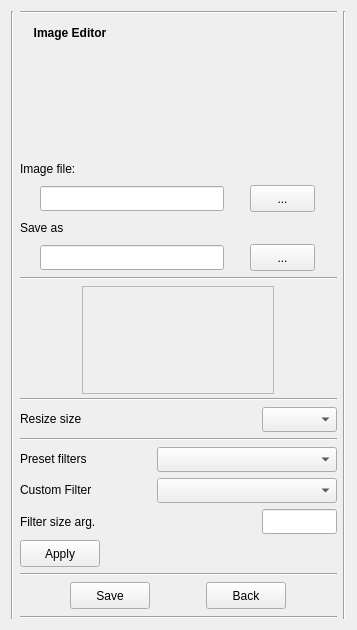
<?xml version="1.0" encoding="UTF-8"?>
<ui version="4.0">
 <class>ImageEditor</class>
 <widget class="QWidget" name="ImageEditor">
  <property name="geometry">
   <rect>
    <x>0</x>
    <y>0</y>
    <width>357</width>
    <height>630</height>
   </rect>
  </property>
  <property name="sizePolicy">
   <sizepolicy hsizetype="Fixed" vsizetype="Fixed">
    <horstretch>0</horstretch>
    <verstretch>0</verstretch>
   </sizepolicy>
  </property>
  <property name="minimumSize">
   <size>
    <width>357</width>
    <height>630</height>
   </size>
  </property>
  <property name="maximumSize">
   <size>
    <width>357</width>
    <height>630</height>
   </size>
  </property>
  <property name="windowTitle">
   <string>𝕀mage𝔼vo</string>
  </property>
  <layout class="QHBoxLayout" name="horizontalLayout_18">
   <property name="spacing">
    <number>6</number>
   </property>
   <property name="sizeConstraint">
    <enum>QLayout::SetNoConstraint</enum>
   </property>
   <item>
    <widget class="Line" name="line_9">
     <property name="orientation">
      <enum>Qt::Vertical</enum>
     </property>
    </widget>
   </item>
   <item>
    <layout class="QHBoxLayout" name="horizontalLayout_4">
     <item>
      <layout class="QVBoxLayout" name="verticalLayout_8" stretch="0,0,0,0,0,0,0,0,0,0,0,0,0,0,0,0,0,0,0,0,0">
       <property name="spacing">
        <number>6</number>
       </property>
       <item>
        <widget class="Line" name="line_3">
         <property name="orientation">
          <enum>Qt::Horizontal</enum>
         </property>
        </widget>
       </item>
       <item>
        <layout class="QHBoxLayout" name="horizontalLayout_27">
         <item>
          <widget class="QLabel" name="image_editor_label">
           <property name="sizePolicy">
            <sizepolicy hsizetype="Fixed" vsizetype="Fixed">
             <horstretch>100</horstretch>
             <verstretch>27</verstretch>
            </sizepolicy>
           </property>
           <property name="minimumSize">
            <size>
             <width>100</width>
             <height>27</height>
            </size>
           </property>
           <property name="text">
            <string>&lt;html&gt;&lt;head/&gt;&lt;body&gt;&lt;p&gt;&lt;span style=&quot; font-weight:600;&quot;&gt;Image Editor&lt;/span&gt;&lt;/p&gt;&lt;/body&gt;&lt;/html&gt;</string>
           </property>
           <property name="alignment">
            <set>Qt::AlignCenter</set>
           </property>
          </widget>
         </item>
         <item>
          <spacer name="horizontalSpacer_3">
           <property name="orientation">
            <enum>Qt::Horizontal</enum>
           </property>
           <property name="sizeType">
            <enum>QSizePolicy::Expanding</enum>
           </property>
           <property name="sizeHint" stdset="0">
            <size>
             <width>40</width>
             <height>20</height>
            </size>
           </property>
          </spacer>
         </item>
        </layout>
       </item>
       <item>
        <layout class="QHBoxLayout" name="horizontalLayout">
         <item>
          <spacer name="horizontalSpacer_4">
           <property name="orientation">
            <enum>Qt::Horizontal</enum>
           </property>
           <property name="sizeHint" stdset="0">
            <size>
             <width>40</width>
             <height>20</height>
            </size>
           </property>
          </spacer>
         </item>
         <item>
          <widget class="QLabel" name="img_widget_2">
           <property name="sizePolicy">
            <sizepolicy hsizetype="Fixed" vsizetype="Fixed">
             <horstretch>0</horstretch>
             <verstretch>0</verstretch>
            </sizepolicy>
           </property>
           <property name="minimumSize">
            <size>
             <width>100</width>
             <height>100</height>
            </size>
           </property>
           <property name="maximumSize">
            <size>
             <width>100</width>
             <height>100</height>
            </size>
           </property>
           <property name="text">
            <string/>
           </property>
           <property name="pixmap">
            <pixmap>../img/gfx/paint_img.svg</pixmap>
           </property>
           <property name="scaledContents">
            <bool>true</bool>
           </property>
          </widget>
         </item>
         <item>
          <spacer name="horizontalSpacer_8">
           <property name="orientation">
            <enum>Qt::Horizontal</enum>
           </property>
           <property name="sizeHint" stdset="0">
            <size>
             <width>40</width>
             <height>20</height>
            </size>
           </property>
          </spacer>
         </item>
        </layout>
       </item>
       <item>
        <layout class="QHBoxLayout" name="horizontalLayout_29">
         <item>
          <widget class="QLabel" name="input_folder_label">
           <property name="sizePolicy">
            <sizepolicy hsizetype="Fixed" vsizetype="Fixed">
             <horstretch>0</horstretch>
             <verstretch>0</verstretch>
            </sizepolicy>
           </property>
           <property name="toolTip">
            <string>The input file path (supported types: jpg, jpeg, jpe, jfif, png)</string>
           </property>
           <property name="text">
            <string>Image file:</string>
           </property>
          </widget>
         </item>
         <item>
          <spacer name="horizontalSpacer_11">
           <property name="orientation">
            <enum>Qt::Horizontal</enum>
           </property>
           <property name="sizeHint" stdset="0">
            <size>
             <width>40</width>
             <height>20</height>
            </size>
           </property>
          </spacer>
         </item>
        </layout>
       </item>
       <item>
        <layout class="QHBoxLayout" name="horizontalLayout_28">
         <item>
          <widget class="QLineEdit" name="input_file_line_edit">
           <property name="sizePolicy">
            <sizepolicy hsizetype="Fixed" vsizetype="Fixed">
             <horstretch>0</horstretch>
             <verstretch>0</verstretch>
            </sizepolicy>
           </property>
           <property name="minimumSize">
            <size>
             <width>184</width>
             <height>25</height>
            </size>
           </property>
           <property name="maximumSize">
            <size>
             <width>184</width>
             <height>25</height>
            </size>
           </property>
           <property name="toolTip">
            <string>The input file path (supported types: jpg, jpeg, jpe, jfif, png)</string>
           </property>
           <property name="text">
            <string/>
           </property>
           <property name="alignment">
            <set>Qt::AlignLeading|Qt::AlignLeft|Qt::AlignVCenter</set>
           </property>
          </widget>
         </item>
         <item>
          <widget class="QToolButton" name="input_file_browser">
           <property name="minimumSize">
            <size>
             <width>65</width>
             <height>27</height>
            </size>
           </property>
           <property name="maximumSize">
            <size>
             <width>65</width>
             <height>27</height>
            </size>
           </property>
           <property name="toolTip">
            <string>Browse for input file (supported types: jpg, jpeg, jpe, jfif, png)</string>
           </property>
           <property name="text">
            <string>...</string>
           </property>
          </widget>
         </item>
        </layout>
       </item>
       <item>
        <layout class="QHBoxLayout" name="horizontalLayout_55">
         <item>
          <widget class="QLabel" name="save_as_label">
           <property name="sizePolicy">
            <sizepolicy hsizetype="Fixed" vsizetype="Fixed">
             <horstretch>0</horstretch>
             <verstretch>0</verstretch>
            </sizepolicy>
           </property>
           <property name="toolTip">
            <string>The folder in which to output images</string>
           </property>
           <property name="text">
            <string>Save as</string>
           </property>
          </widget>
         </item>
         <item>
          <spacer name="horizontalSpacer_14">
           <property name="orientation">
            <enum>Qt::Horizontal</enum>
           </property>
           <property name="sizeHint" stdset="0">
            <size>
             <width>40</width>
             <height>20</height>
            </size>
           </property>
          </spacer>
         </item>
        </layout>
       </item>
       <item>
        <layout class="QHBoxLayout" name="horizontalLayout_56">
         <item>
          <widget class="QLineEdit" name="save_as_line_edit">
           <property name="sizePolicy">
            <sizepolicy hsizetype="Fixed" vsizetype="Fixed">
             <horstretch>0</horstretch>
             <verstretch>0</verstretch>
            </sizepolicy>
           </property>
           <property name="minimumSize">
            <size>
             <width>184</width>
             <height>25</height>
            </size>
           </property>
           <property name="maximumSize">
            <size>
             <width>184</width>
             <height>25</height>
            </size>
           </property>
           <property name="toolTip">
            <string>&lt;html&gt;&lt;head/&gt;&lt;body&gt;&lt;p&gt;Where should the edited image be saved?&lt;/p&gt;&lt;/body&gt;&lt;/html&gt;</string>
           </property>
           <property name="text">
            <string/>
           </property>
           <property name="alignment">
            <set>Qt::AlignLeading|Qt::AlignLeft|Qt::AlignVCenter</set>
           </property>
          </widget>
         </item>
         <item>
          <widget class="QToolButton" name="save_as_browser">
           <property name="minimumSize">
            <size>
             <width>65</width>
             <height>27</height>
            </size>
           </property>
           <property name="maximumSize">
            <size>
             <width>65</width>
             <height>27</height>
            </size>
           </property>
           <property name="toolTip">
            <string>&lt;html&gt;&lt;head/&gt;&lt;body&gt;&lt;p&gt;Where should the edited image be saved?&lt;/p&gt;&lt;/body&gt;&lt;/html&gt;</string>
           </property>
           <property name="text">
            <string>...</string>
           </property>
          </widget>
         </item>
        </layout>
       </item>
       <item>
        <widget class="Line" name="line_2">
         <property name="orientation">
          <enum>Qt::Horizontal</enum>
         </property>
        </widget>
       </item>
       <item>
        <layout class="QHBoxLayout" name="horizontalLayout_51">
         <item>
          <widget class="QFrame" name="frame">
           <property name="minimumSize">
            <size>
             <width>192</width>
             <height>108</height>
            </size>
           </property>
           <property name="maximumSize">
            <size>
             <width>192</width>
             <height>108</height>
            </size>
           </property>
           <property name="frameShape">
            <enum>QFrame::StyledPanel</enum>
           </property>
           <property name="frameShadow">
            <enum>QFrame::Plain</enum>
           </property>
           <property name="lineWidth">
            <number>5</number>
           </property>
           <property name="midLineWidth">
            <number>3</number>
           </property>
           <widget class="QLabel" name="img_widget">
            <property name="geometry">
             <rect>
              <x>0</x>
              <y>0</y>
              <width>192</width>
              <height>108</height>
             </rect>
            </property>
            <property name="text">
             <string/>
            </property>
            <property name="alignment">
             <set>Qt::AlignCenter</set>
            </property>
           </widget>
          </widget>
         </item>
        </layout>
       </item>
       <item>
        <widget class="Line" name="line_5">
         <property name="orientation">
          <enum>Qt::Horizontal</enum>
         </property>
        </widget>
       </item>
       <item>
        <layout class="QHBoxLayout" name="horizontalLayout_6">
         <item>
          <widget class="QLabel" name="select_size_label">
           <property name="sizePolicy">
            <sizepolicy hsizetype="Fixed" vsizetype="Fixed">
             <horstretch>0</horstretch>
             <verstretch>0</verstretch>
            </sizepolicy>
           </property>
           <property name="minimumSize">
            <size>
             <width>80</width>
             <height>0</height>
            </size>
           </property>
           <property name="maximumSize">
            <size>
             <width>80</width>
             <height>16777215</height>
            </size>
           </property>
           <property name="text">
            <string>Resize size</string>
           </property>
          </widget>
         </item>
         <item>
          <spacer name="horizontalSpacer_6">
           <property name="orientation">
            <enum>Qt::Horizontal</enum>
           </property>
           <property name="sizeType">
            <enum>QSizePolicy::Expanding</enum>
           </property>
           <property name="sizeHint" stdset="0">
            <size>
             <width>94</width>
             <height>20</height>
            </size>
           </property>
          </spacer>
         </item>
         <item>
          <widget class="QComboBox" name="size_dropdown">
           <property name="sizePolicy">
            <sizepolicy hsizetype="Fixed" vsizetype="Fixed">
             <horstretch>0</horstretch>
             <verstretch>0</verstretch>
            </sizepolicy>
           </property>
           <property name="minimumSize">
            <size>
             <width>75</width>
             <height>25</height>
            </size>
           </property>
           <property name="maximumSize">
            <size>
             <width>75</width>
             <height>25</height>
            </size>
           </property>
           <property name="toolTip">
            <string>&lt;html&gt;&lt;head/&gt;&lt;body&gt;&lt;p&gt;The length of the largest image dimension in pixels. Each size corresponds easily to bit lengths.&lt;/p&gt;&lt;/body&gt;&lt;/html&gt;</string>
           </property>
          </widget>
         </item>
        </layout>
       </item>
       <item>
        <widget class="Line" name="line_4">
         <property name="orientation">
          <enum>Qt::Horizontal</enum>
         </property>
        </widget>
       </item>
       <item>
        <layout class="QHBoxLayout" name="horizontalLayout_10">
         <item>
          <widget class="QLabel" name="preset_filter_label">
           <property name="sizePolicy">
            <sizepolicy hsizetype="Fixed" vsizetype="Fixed">
             <horstretch>0</horstretch>
             <verstretch>0</verstretch>
            </sizepolicy>
           </property>
           <property name="minimumSize">
            <size>
             <width>80</width>
             <height>0</height>
            </size>
           </property>
           <property name="maximumSize">
            <size>
             <width>80</width>
             <height>16777215</height>
            </size>
           </property>
           <property name="text">
            <string>Preset filters</string>
           </property>
          </widget>
         </item>
         <item>
          <spacer name="horizontalSpacer_9">
           <property name="orientation">
            <enum>Qt::Horizontal</enum>
           </property>
           <property name="sizeType">
            <enum>QSizePolicy::Expanding</enum>
           </property>
           <property name="sizeHint" stdset="0">
            <size>
             <width>94</width>
             <height>20</height>
            </size>
           </property>
          </spacer>
         </item>
         <item>
          <widget class="QComboBox" name="preset_filter_dropdown">
           <property name="sizePolicy">
            <sizepolicy hsizetype="Fixed" vsizetype="Fixed">
             <horstretch>0</horstretch>
             <verstretch>0</verstretch>
            </sizepolicy>
           </property>
           <property name="minimumSize">
            <size>
             <width>180</width>
             <height>25</height>
            </size>
           </property>
           <property name="maximumSize">
            <size>
             <width>180</width>
             <height>25</height>
            </size>
           </property>
           <property name="toolTip">
            <string>&lt;html&gt;&lt;head/&gt;&lt;body&gt;&lt;p&gt;Preset Python PIL filters.&lt;/p&gt;&lt;/body&gt;&lt;/html&gt;</string>
           </property>
          </widget>
         </item>
        </layout>
       </item>
       <item>
        <layout class="QHBoxLayout" name="horizontalLayout_8">
         <item>
          <widget class="QLabel" name="filter_label">
           <property name="sizePolicy">
            <sizepolicy hsizetype="Fixed" vsizetype="Fixed">
             <horstretch>0</horstretch>
             <verstretch>0</verstretch>
            </sizepolicy>
           </property>
           <property name="minimumSize">
            <size>
             <width>100</width>
             <height>0</height>
            </size>
           </property>
           <property name="maximumSize">
            <size>
             <width>100</width>
             <height>16777215</height>
            </size>
           </property>
           <property name="text">
            <string>Custom Filter</string>
           </property>
          </widget>
         </item>
         <item>
          <spacer name="horizontalSpacer_7">
           <property name="orientation">
            <enum>Qt::Horizontal</enum>
           </property>
           <property name="sizeType">
            <enum>QSizePolicy::Expanding</enum>
           </property>
           <property name="sizeHint" stdset="0">
            <size>
             <width>77</width>
             <height>20</height>
            </size>
           </property>
          </spacer>
         </item>
         <item>
          <widget class="QComboBox" name="filter_dropdown">
           <property name="sizePolicy">
            <sizepolicy hsizetype="Fixed" vsizetype="Fixed">
             <horstretch>0</horstretch>
             <verstretch>0</verstretch>
            </sizepolicy>
           </property>
           <property name="minimumSize">
            <size>
             <width>180</width>
             <height>25</height>
            </size>
           </property>
           <property name="maximumSize">
            <size>
             <width>180</width>
             <height>25</height>
            </size>
           </property>
           <property name="toolTip">
            <string>&lt;html&gt;&lt;head/&gt;&lt;body&gt;&lt;p&gt;Python PIL filters that have require a size argument. &lt;/p&gt;&lt;/body&gt;&lt;/html&gt;</string>
           </property>
          </widget>
         </item>
        </layout>
       </item>
       <item>
        <layout class="QHBoxLayout" name="horizontalLayout_49">
         <item>
          <widget class="QLabel" name="kernel_size_label">
           <property name="sizePolicy">
            <sizepolicy hsizetype="Fixed" vsizetype="Preferred">
             <horstretch>0</horstretch>
             <verstretch>0</verstretch>
            </sizepolicy>
           </property>
           <property name="minimumSize">
            <size>
             <width>145</width>
             <height>0</height>
            </size>
           </property>
           <property name="maximumSize">
            <size>
             <width>145</width>
             <height>16777215</height>
            </size>
           </property>
           <property name="toolTip">
            <string>How much to weight the global best position during crossover</string>
           </property>
           <property name="text">
            <string>Filter size arg.</string>
           </property>
          </widget>
         </item>
         <item>
          <spacer name="horizontalSpacer_5">
           <property name="orientation">
            <enum>Qt::Horizontal</enum>
           </property>
           <property name="sizeType">
            <enum>QSizePolicy::Expanding</enum>
           </property>
           <property name="sizeHint" stdset="0">
            <size>
             <width>39</width>
             <height>20</height>
            </size>
           </property>
          </spacer>
         </item>
         <item>
          <widget class="QLineEdit" name="kernel_size_entry">
           <property name="sizePolicy">
            <sizepolicy hsizetype="Fixed" vsizetype="Fixed">
             <horstretch>0</horstretch>
             <verstretch>0</verstretch>
            </sizepolicy>
           </property>
           <property name="minimumSize">
            <size>
             <width>75</width>
             <height>25</height>
            </size>
           </property>
           <property name="maximumSize">
            <size>
             <width>75</width>
             <height>25</height>
            </size>
           </property>
           <property name="toolTip">
            <string>&lt;html&gt;&lt;head/&gt;&lt;body&gt;&lt;p&gt;Depending on the filter that is currently selected, this value may correspond to kernel size in pixels or radius.&lt;/p&gt;&lt;/body&gt;&lt;/html&gt;</string>
           </property>
           <property name="text">
            <string/>
           </property>
           <property name="alignment">
            <set>Qt::AlignRight|Qt::AlignTrailing|Qt::AlignVCenter</set>
           </property>
          </widget>
         </item>
        </layout>
       </item>
       <item>
        <layout class="QHBoxLayout" name="horizontalLayout_7">
         <property name="sizeConstraint">
          <enum>QLayout::SetDefaultConstraint</enum>
         </property>
         <item>
          <widget class="QPushButton" name="apply_button">
           <property name="sizePolicy">
            <sizepolicy hsizetype="Fixed" vsizetype="Fixed">
             <horstretch>0</horstretch>
             <verstretch>0</verstretch>
            </sizepolicy>
           </property>
           <property name="minimumSize">
            <size>
             <width>80</width>
             <height>27</height>
            </size>
           </property>
           <property name="maximumSize">
            <size>
             <width>80</width>
             <height>27</height>
            </size>
           </property>
           <property name="toolTip">
            <string>Return to previous screen</string>
           </property>
           <property name="text">
            <string>Apply</string>
           </property>
          </widget>
         </item>
         <item>
          <spacer name="horizontalSpacer_2">
           <property name="orientation">
            <enum>Qt::Horizontal</enum>
           </property>
           <property name="sizeHint" stdset="0">
            <size>
             <width>169</width>
             <height>24</height>
            </size>
           </property>
          </spacer>
         </item>
         <item>
          <widget class="QLabel" name="message_label">
           <property name="sizePolicy">
            <sizepolicy hsizetype="Fixed" vsizetype="Fixed">
             <horstretch>0</horstretch>
             <verstretch>0</verstretch>
            </sizepolicy>
           </property>
           <property name="minimumSize">
            <size>
             <width>0</width>
             <height>20</height>
            </size>
           </property>
           <property name="maximumSize">
            <size>
             <width>16777215</width>
             <height>20</height>
            </size>
           </property>
           <property name="text">
            <string/>
           </property>
          </widget>
         </item>
         <item>
          <spacer name="horizontalSpacer">
           <property name="orientation">
            <enum>Qt::Horizontal</enum>
           </property>
           <property name="sizeHint" stdset="0">
            <size>
             <width>169</width>
             <height>20</height>
            </size>
           </property>
          </spacer>
         </item>
        </layout>
       </item>
       <item>
        <spacer name="verticalSpacer_2">
         <property name="orientation">
          <enum>Qt::Vertical</enum>
         </property>
         <property name="sizeHint" stdset="0">
          <size>
           <width>20</width>
           <height>40</height>
          </size>
         </property>
        </spacer>
       </item>
       <item>
        <widget class="Line" name="line">
         <property name="orientation">
          <enum>Qt::Horizontal</enum>
         </property>
        </widget>
       </item>
       <item>
        <layout class="QHBoxLayout" name="horizontalLayout_68">
         <item>
          <widget class="QPushButton" name="save_button">
           <property name="sizePolicy">
            <sizepolicy hsizetype="Fixed" vsizetype="Fixed">
             <horstretch>0</horstretch>
             <verstretch>0</verstretch>
            </sizepolicy>
           </property>
           <property name="minimumSize">
            <size>
             <width>80</width>
             <height>27</height>
            </size>
           </property>
           <property name="maximumSize">
            <size>
             <width>80</width>
             <height>27</height>
            </size>
           </property>
           <property name="toolTip">
            <string>Return to previous screen</string>
           </property>
           <property name="text">
            <string>Save</string>
           </property>
          </widget>
         </item>
         <item>
          <widget class="QPushButton" name="back_button">
           <property name="sizePolicy">
            <sizepolicy hsizetype="Fixed" vsizetype="Fixed">
             <horstretch>0</horstretch>
             <verstretch>0</verstretch>
            </sizepolicy>
           </property>
           <property name="minimumSize">
            <size>
             <width>80</width>
             <height>27</height>
            </size>
           </property>
           <property name="maximumSize">
            <size>
             <width>80</width>
             <height>27</height>
            </size>
           </property>
           <property name="toolTip">
            <string>Execute the algorithm</string>
           </property>
           <property name="text">
            <string>Back</string>
           </property>
          </widget>
         </item>
        </layout>
       </item>
       <item>
        <spacer name="verticalSpacer">
         <property name="orientation">
          <enum>Qt::Vertical</enum>
         </property>
         <property name="sizeType">
          <enum>QSizePolicy::Fixed</enum>
         </property>
         <property name="sizeHint" stdset="0">
          <size>
           <width>20</width>
           <height>1</height>
          </size>
         </property>
        </spacer>
       </item>
       <item>
        <widget class="Line" name="line_12">
         <property name="orientation">
          <enum>Qt::Horizontal</enum>
         </property>
        </widget>
       </item>
      </layout>
     </item>
    </layout>
   </item>
   <item>
    <widget class="Line" name="line_13">
     <property name="orientation">
      <enum>Qt::Vertical</enum>
     </property>
    </widget>
   </item>
  </layout>
 </widget>
 <resources/>
 <connections/>
</ui>
